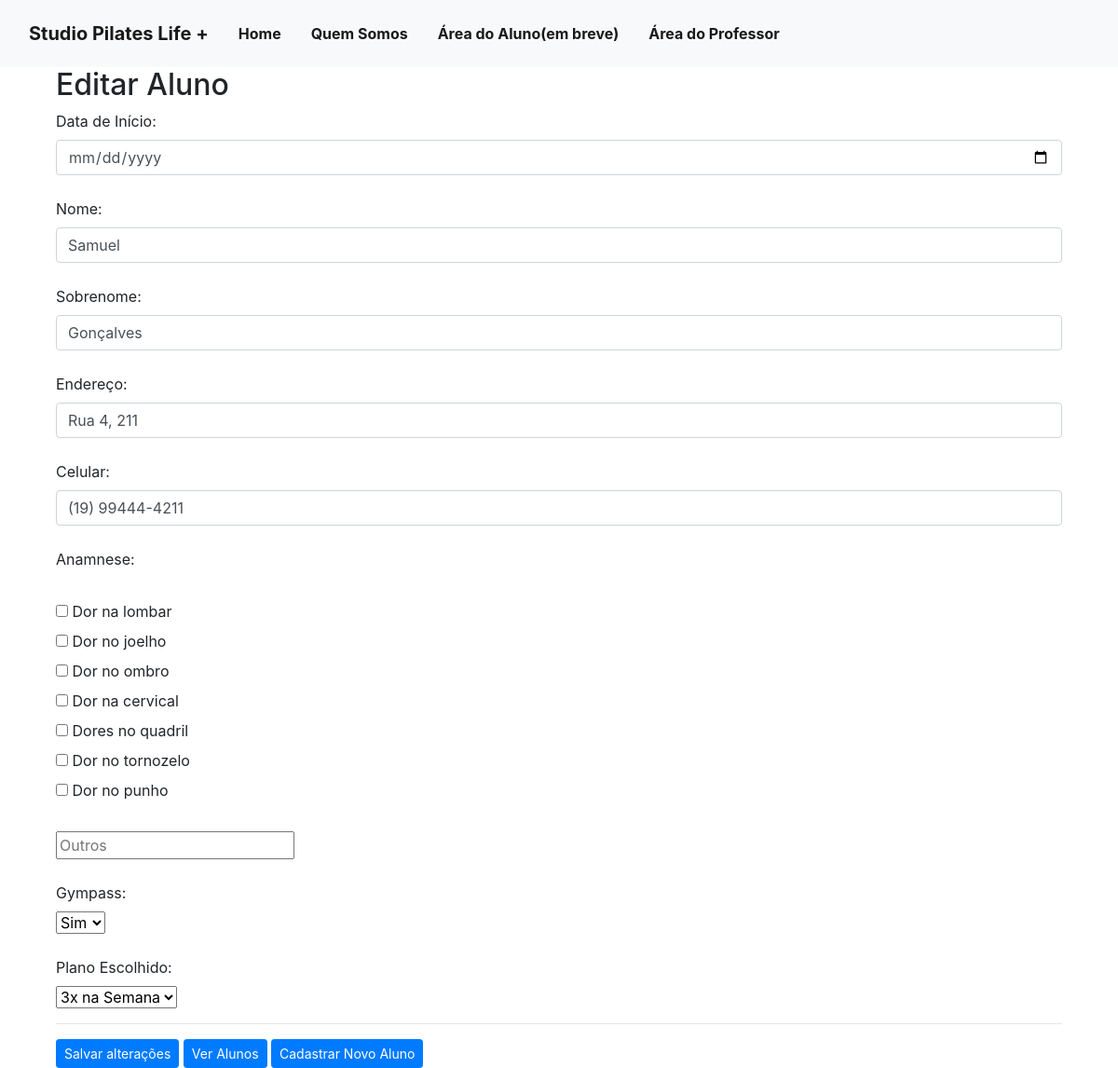
The app's page /ver-alunos/editar-alunos/10/ (signed in) with its own data.
### alunos/models.py (models this page shows, shortened)
class Alunos(models.Model):
    data_inicio = models.DateField(default="2022-01-01")
    nome = models.CharField(max_length=30, default="Digite o nome")
    sobrenome = models.CharField(max_length=30, default="Digite o Sobrenome")
    endereco = models.CharField(max_length=100, default="Digite o endereço")
    data_nascimento = models.DateField(default="1990-01-01")
    idade = models.IntegerField(default=18)
    cpf = models.CharField(max_length=11, default="Digite seu CPF")
    celular = models.CharField(max_length=15, default="")
    anamnesis = models.TextField(max_length=500, default="Qual são as suas queixas?")
    gympass = models.BooleanField(default=False)
    plano_escolhido = models.CharField(
        max_length=20,
        choices=[
            ("1x", "1x na semana"),
            ("2x", "2x na semana"),
            ("3x", "3x na semana"),
        ],
        default="1x",
    )
    data_pagamento = models.DateField(default="Escolha um data de pagamento")
    class Meta:
        verbose_name = "Aluno"

### alunos/views.py (the view)
# urls.py: path("ver-alunos/editar-alunos/<int:pk>/", views.editar_aluno, name='editar_aluno'),
def editar_aluno(request, pk):
    if request.session.get('usuario'):
        usuario = Usuario.objects.get(id=request.session['usuario'])
        aluno = get_object_or_404(Alunos, pk=pk)
        if request.method == "POST":
            data_inicio = request.POST.get('data_inicio', aluno.data_inicio)
            if not data_inicio or data_inicio == '':
                return redirect("/valida-edicao-cadastro/?status=1")
            aluno.data_inicio = data_inicio
            aluno.nome = request.POST.get('nome', aluno.nome)
            aluno.sobrenome = request.POST.get('sobrenome', aluno.sobrenome)
            aluno.endereco = request.POST.get('endereco', aluno.endereco)
            aluno.celular = request.POST.get('celular', aluno.celular)
            aluno.gympass = request.POST.get('gympass') == 'True'
            aluno.plano_escolhido = request.POST.get('plano_escolhido', aluno.plano_escolhido)
            anamnesis = request.POST.getlist("anamnesis[]", [])
            if anamnesis:
                aluno.anamnesis = formatar_anamneses(aluno.anamnesis)
            proxima_data_pagamento = calcular_proxima_data_pagamento_srt(aluno.data_inicio)
            aluno.data_pagamento = proxima_data_pagamento
            aluno.save()
            mensagem_confirmacao = f"Os dados do aluno {aluno.nome}{aluno.sobrenome} foram atualizados com sucesso!"
            return render(request, 'editar_alunos.html', {'Aluno': aluno, 'mensagem_confirmacao': mensagem_confirmacao})
        else:
            return render(request, 'editar_alunos.html', {'Aluno': aluno})
    else:
        return redirect('/auth/login/?status=2')

### alunos/templates/editar_alunos.html (shortened to what this page needs)
{% extends 'base.html' %}
{% block 'conteudo' %}
<div class="container">
<div class="col-md">
  <h2>Editar Aluno</h2>
<form method="post">
    <label for="data_inicio">Data de Início:</label><br>
    <input type="date" id="data_inicio" name="data_inicio" class="form-control" value="{{ Aluno.data_inicio}}">
    <br>
    <label for="nome">Nome:</label>
    <input type="text" name="nome" class="form-control" value="{{ Aluno.nome }}">
    <br>
    <label for="sobrenome">Sobrenome:</label>
    <input type="sobrenome" name="sobrenome" class="form-control" value="{{ Aluno.sobrenome }}">
    <br>
    <label for="endereco">Endereço:</label>
    <br>
    <input type="text" id="endereco" name="endereco" class="form-control" value="{{ Aluno.endereco }}">
    <br>
    <label for="celular">Celular:</label>
    <br>
      <input type="tel" id="celular" name="celular" required class="form-control" value="{{ Aluno.celular }}">
    <br>
    <label for="anamnesis">Anamnese:</label><br>
    <br>
<div>
  <input type="checkbox" id="dor_lombar" name="anamnesis[]" value="Dor na lombar">
  <label for="dor_lombar">Dor na lombar</label><br>
  <input type="checkbox" id="dor_joelho" name="anamnesis[]" value="Dor no joelho">
  <label for="dor_joelho">Dor no joelho</label><br>
  <input type="checkbox" id="dor_ombro" name="anamnesis[]" value="Dor no ombro">
  <label for="dor_ombro">Dor no ombro</label><br>
  <input type="checkbox" id="dor_cervical" name="anamnesis[]" value="Dor na cervical">
  <label for="dor_cervical">Dor na cervical</label><br>
  <input type="checkbox" id="dores_quadril" name="anamnesis[]" value="Dores no quadril">
  <label for="dores_quadril">Dores no quadril</label><br>
  <input type="checkbox" id="dor_tornozelo" name="anamnesis[]" value="Dor no tornozelo">
  <label for="dor_tornozelo">Dor no tornozelo</label><br>
  <input type="checkbox" id="dor_punho" name="anamnesis[]" value="Dor no punho">
  <label for="dor_punho">Dor no punho</label><br>
  <br>
  <input type="text" id="outro" name="anamnesis[]" placeholder="Outros">
  <label for="outro"></label><br>
</div>
    <br>
    <label for="gympass">Gympass:</label>
    <br>
    <select id="gympass" name="gympass">
      <option value=True {% if Aluno.gympass %}selected{% endif %}>Sim</option>
    </select>
    <br>
    <br>
    <label for="plano_escolhido">Plano Escolhido:</label>
    <br>
    <select id="plano_escolhido" name="plano_escolhido">
        <option value="3x na Semana" {% if Aluno.plano_escolhido == "3x na Semana" %}selected{% endif %}> 3x na Semana </option>
    </select>
    <br>
    <hr>
    <button class= "btn btn-primary btn-sm" type="submit">Salvar alterações </button>
    <a class= "btn btn-primary btn-sm" href={% url 'ver_alunos'%}>Ver Alunos</a>
    <a class= "btn btn-primary btn-sm" href={% url 'cadastro_alunos'%}>Cadastrar Novo Aluno</a>
{% endblock %}

### records on screen
Alunos: nome "Samuel", sobrenome "Gonçalves", endereco "Rua 4, 211", celular "(19) 99444-4211", gympass "Sim", plano_escolhido "3x na Semana"
